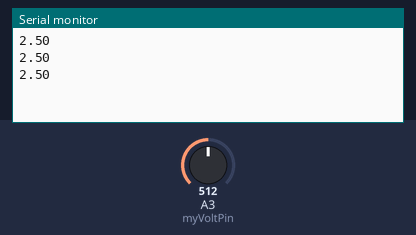
The sketch below on a simulated Arduino Uno, built with avr-gcc and run on an emulated ATmega328P. Shown: the last lines printed to the serial monitor. Inputs (shaded band) come from the test bench; at power-on: A3 (myVoltPin) = 512.

Above: at 1.3 s.
1.4 s: A3 (myVoltPin) set to 716
At 1.9 s:
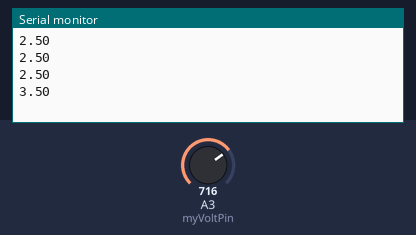
2.9 s: A3 (myVoltPin) set to 900
At 3.4 s:
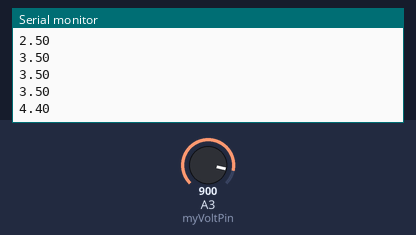
Timing chart, 0 to 5.9 s (numbered marks = the images above; inputs shaded):
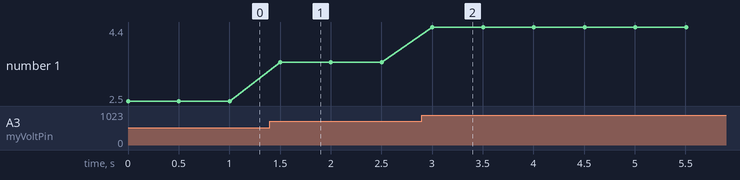

Measured:
- after the input at 1.4 s, the serial monitor: prints a new line after 0.10 s (image 1)
- after the input at 2.9 s, the serial monitor: prints a new line after 0.10 s (image 2)
- plotted number 1: 2.5 → 3.5 after the input at 1.4 s, 3.5 → 4.4 after the input at 2.9 s

The sketch:

12.PotentioMeter.ino
```cpp
int myVoltPin = A3;
int readVal;
float V2;
void setup(){
  Serial.begin(9600);
  }

void loop(){
  readVal = analogRead(myVoltPin);
  // convert 0 - 1023 value in 0 to 5 to get exat value in volts
  V2 = (5./1023.)*readVal;
  Serial.println(V2);
  delay(500);
  }
```
